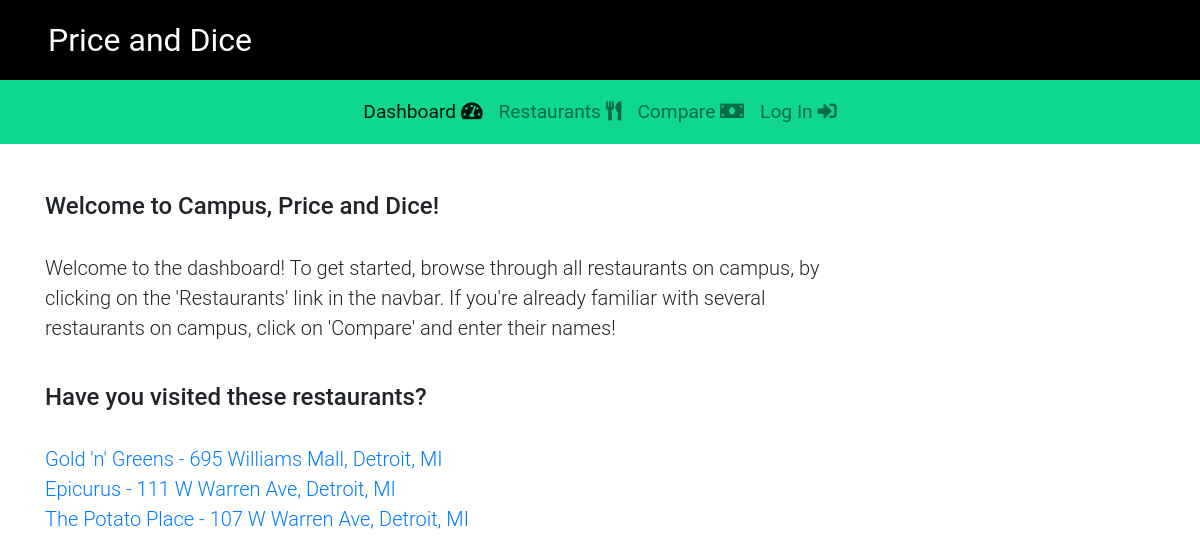
Page /campus/ on the committed database.
### campus/models.py (models this page shows, shortened)
class Restaurant(models.Model):
    name = models.CharField(max_length=200)
    location = models.CharField(max_length=200)
    phone_number = models.CharField(max_length=20, default='(xxx) xxx-xxxx')
    description = models.CharField(max_length=300, default='No description added')
    sunday = models.CharField(max_length=20, default=DEFAULT_HOURS)
    monday = models.CharField(max_length=20, default=DEFAULT_HOURS)
    tuesday = models.CharField(max_length=20, default=DEFAULT_HOURS)
    wednesday = models.CharField(max_length=20, default=DEFAULT_HOURS)
    thursday = models.CharField(max_length=20, default=DEFAULT_HOURS)
    friday = models.CharField(max_length=20, default=DEFAULT_HOURS)
    saturday = models.CharField(max_length=20, default=DEFAULT_HOURS)
    item_list = models.ManyToManyField(Item)

### campus/views.py (the view)
# urls.py: path('', views.index, name='index'),
def index(request):
    context = {}
    return get_five_restaurants(request)

### campus/views.py (called while the page is built)
def get_five_restaurants(request):
    list = Restaurant.objects.all()
    unique_list = []
    largest_index = len(list) - 1
    context = {}
    if len(list) >= 3:
        for i in range(3):
            rand_index = random.randint(0, largest_index)
            while list[rand_index] in unique_list:
                rand_index = random.randint(0, largest_index)
            unique_list.append(list[rand_index])
        context['restaurant_list'] = unique_list
    return render(request, 'campus/index.html', context)

### campus/templates/campus/index.html (shortened to what this page needs)
{% extends "./base.html" %}
{% block dashboard_link %}
<li class="nav-item active">
    <a class="nav-link active" href="{% url 'campus:index' %}">
    Dashboard <i class="fas fa-tachometer-alt"></i><span class="sr-only">(current)</span></a>
</li>
{% endblock %}
{% block body %}
<div class="container content-top">
    <h4>Welcome to Campus, Price and Dice!</h4>
    <br>
    <div class="row">
        <div class="col-lg-9">
            <p class="lead">
                Welcome to the dashboard! To get started, browse through all restaurants on campus,
                by clicking on the 'Restaurants' link in the navbar. If you're already familiar with several
                restaurants on campus, click on 'Compare' and enter their names!
            </p>
        </div>
    </div>
    <br>
    {% if restaurant_list %}
        <h4>Have you visited these restaurants?</h4>
        <br>
        <div class="row">
            <div class="col-lg-6">
                <ul class="list-unstyled">
                    {% for restaurant in restaurant_list %}
                        <li class="lead">
                        <a href="{% url 'campus:restaurant_detail' restaurant.id %}">
                        {{restaurant.name}} - {{restaurant.location}}</a></li>
                    {% endfor %}
                </ul>
            </div>
        </div>
    {% endif %}
</div>
{% endblock %}

### campus/static/campus/style.css (style rules this page uses)
body { font-family: 'Roboto', sans-serif; }
.content-top { margin-top: 3rem; }

### campus/static/campus/navbar.css (style rules this page uses)
li.nav-item a.nav-link { display: block; height: 4rem; padding-top: 1.1rem; font-size: 1.2rem; }

### rows in the picture
Restaurant: name "Gold 'n' Greens", location "695 Williams Mall, Detroit, MI"
Restaurant: name "Epicurus", location "111 W Warren Ave, Detroit, MI"
Restaurant: name "The Potato Place", location "107 W Warren Ave, Detroit, MI"
